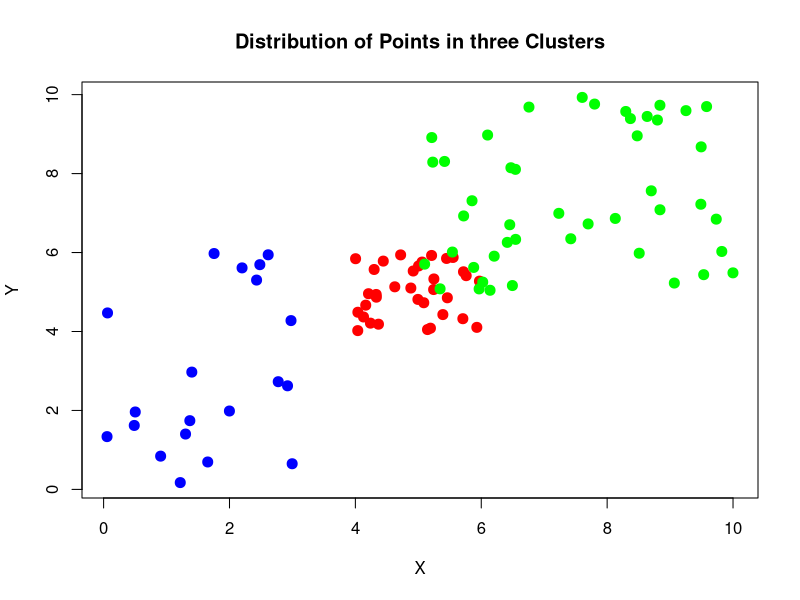
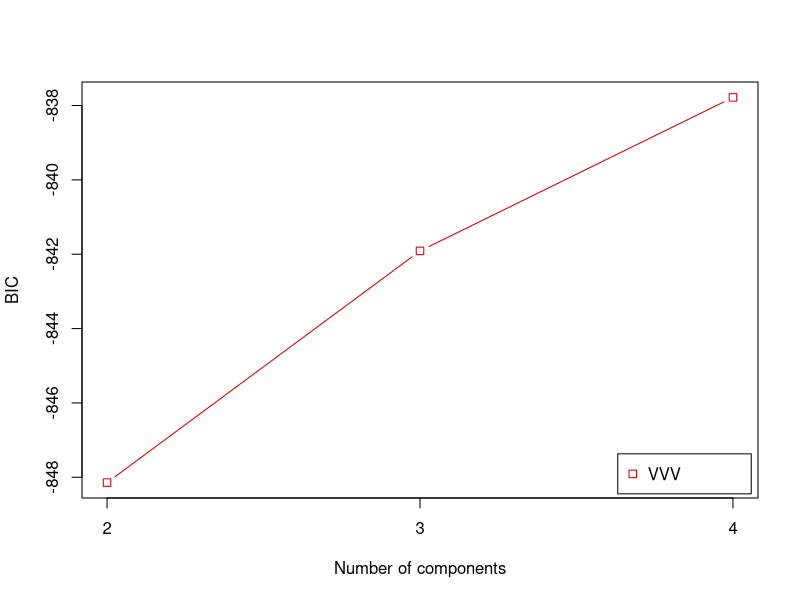
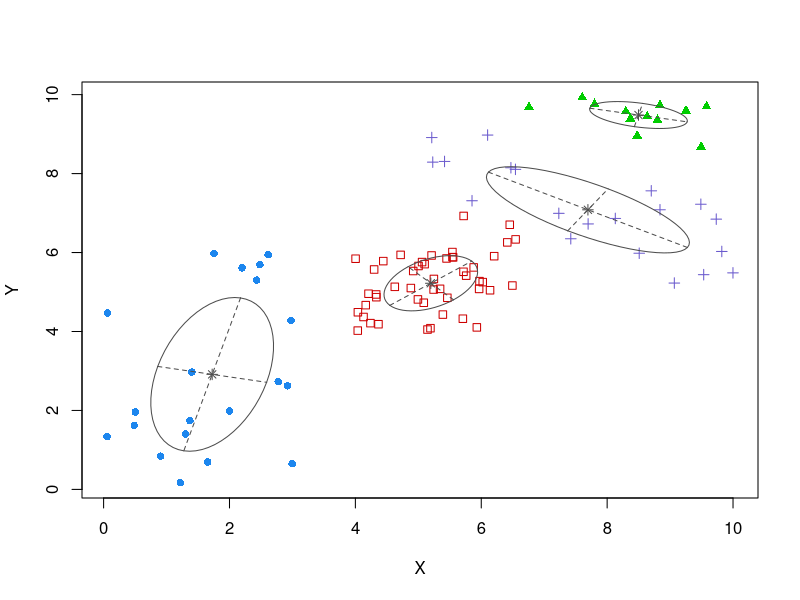
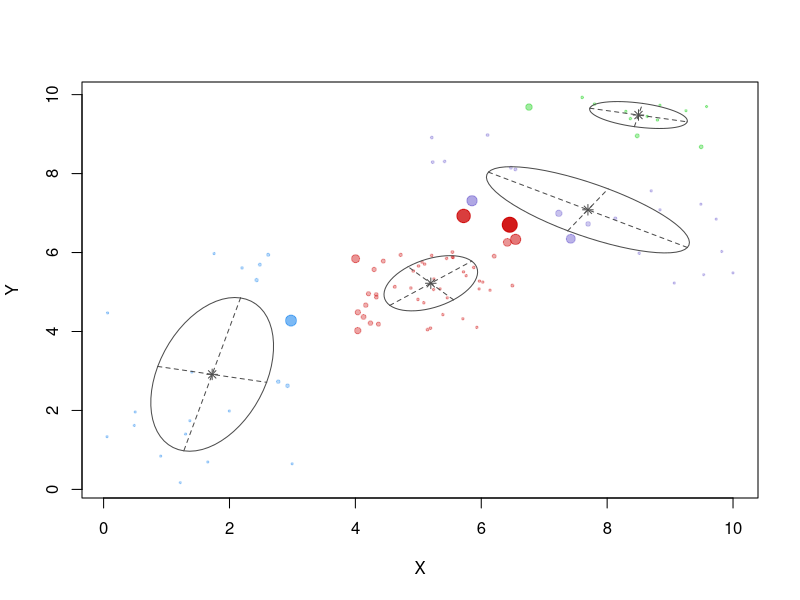
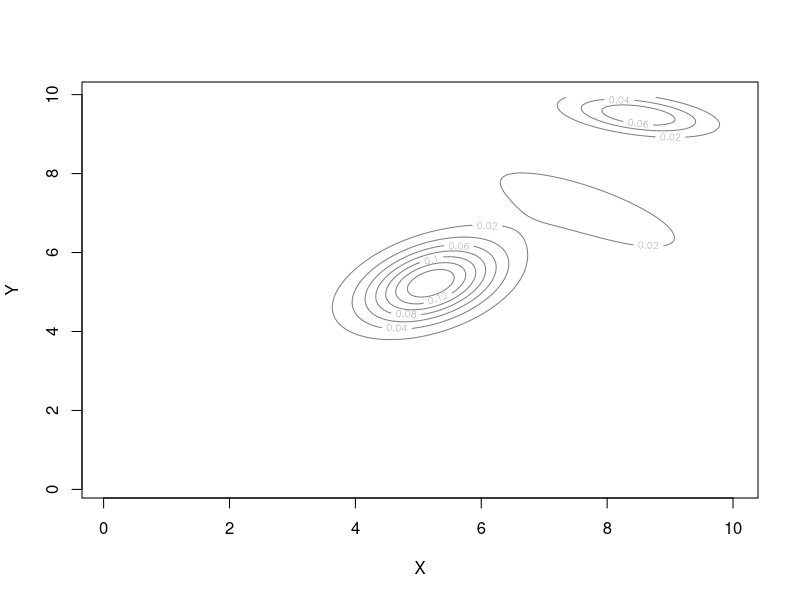

Here is the R script that generated these plots, in order:
rm(list=ls(all=TRUE))               # Clean objects from workspace
##
## Find normally distributed clusters in a set of random points
##
library(mclust)

## Generate 3 random clusters
nofpts1 <- 20
x1 <- runif(nofpts1,min=0,max=3)
y1 <- runif(nofpts1,min=0,max=6)

nofpts2 <- 35
x2 <- runif(nofpts2,min=4,max=6)
y2 <- runif(nofpts2,min=4,max=6)

nofpts3 <- 45
x3 <- runif(nofpts3,min=5,max=10)
y3 <- runif(nofpts3,min=5,max=10)

X <- c(x1,x2,x3)
Y <- c(y1,y2,y3)

p <- data.frame(X,Y)
plot(Y~X, data=p, pch=20, cex=2,
     col=c(rep("blue",nofpts1),rep("red",nofpts2),rep("green",nofpts3)),
     main="Distribution of Points in three Clusters")

## Estimate clusters with 2,3, and 4 groups
p.Mclust <- Mclust(p, G=c(2,3,4), modelNames="VVV")
summary(p.Mclust)

## Plot of "optimal" model with 3 clusters
plot(p.Mclust, what="BIC")
plot(p.Mclust, what="classification")
plot(p.Mclust, what="uncertainty")
plot(p.Mclust, what="density")

p.Mclust$parameters
